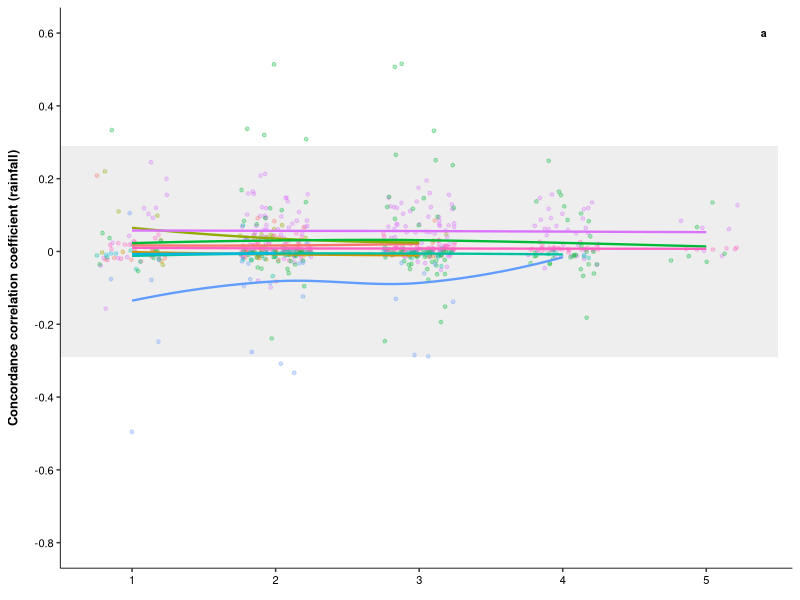
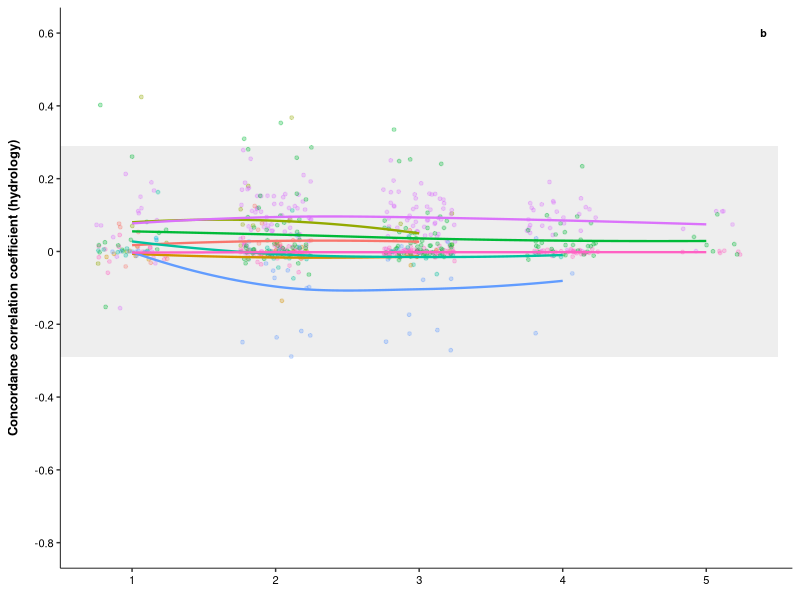

Source code (R) for these figures, in order: (Note: this script raises an error after producing the figures.)

# clean up the environment ------------------------------------------------------------------------------------------------------------

rm(list=ls(all=TRUE))

# load packages -----------------------------------------------------------------------------------------------------------------------

library(tidyverse)
library(grid)
library(gridExtra)

# load data ---------------------------------------------------------------------------------------------------------------------------

concord.out.all <- read_csv( "Data/concord_out_all.csv")
concord.out.all <- filter(concord.out.all, Response != "sqrt.n15.bromeliad.final") #DS added sept 25th to remove redundant N variable

# splitting data frame ---------------------------------------------------------------------------------------------------------------

concord.rain <- filter(concord.out.all, Model == "rain")
concord.hydro <- filter(concord.out.all, Model == "hydro")

# general theme -----------------------------------------------------------------------------------------------------------------------

general_theme <- theme(panel.border = element_blank(),
                       panel.background = element_blank(),
                       axis.title = element_text(face = "bold", size = 9.4, colour = "black"),
                       axis.text = element_text(size = 8, colour = "black"), 
                       axis.line.x = element_line(colour = "black", size = 0.3),
                       axis.line.y = element_line(colour = "black", size = 0.3),
                       panel.grid = element_blank(),
                       axis.title.x = element_text(margin = margin(10, 0, 0, 0)),
                       axis.title.y = element_text(margin = margin(0, 10, 0, 0)))

# panel A -----------------------------------------------------------------------------------------------

panelA <- ggplot(data = concord.rain, mapping = aes(x = Sites, y = CCC, colour = Response)) +
  annotate(geom = "rect", xmin = 0.5, xmax = 5.5, ymin = -0.29, ymax = 0.29, alpha = 0.1, colour = "grey90", size = 0) +
  geom_point(position = position_jitter(width = 0.25), alpha = 0.3, size = 1, stroke = 0.5, show.legend = FALSE) +
  geom_smooth(span = 1.2, show.legend = FALSE, se = FALSE, size = 0.8) +
  scale_y_continuous(name = "Concordance correlation coefficient (rainfall)", 
                     breaks = seq(-0.8, 0.6, by = 0.2),
                     labels = c("-0.8", "-0.6", "-0.4", "-0.2", "0", "0.2", "0.4", "0.6"), limits = c(-0.8, 0.6)) +
  scale_x_continuous(name = "", expand = c(0,0), limits = c(0.5, 5.6)) +
  general_theme +
  theme(plot.margin = unit(c(5.5, 5.5, -10, 5.5), "pt")) +
  annotate(geom = "text", x = 5.4, y = 0.6, label = "a", size = 2.7, fontface = 2)
panelA

# panel B -----------------------------------------------------------------------------------------------

panelB <- ggplot(data = concord.hydro, mapping = aes(x = Sites, y = CCC, colour = Response)) +
  annotate(geom = "rect", xmin = 0.5, xmax = 5.5, ymin = -0.29, ymax = 0.29, alpha = 0.1, colour = "grey90", size = 0) +
  geom_point(position = position_jitter(width = 0.25), alpha = 0.3, size = 1, stroke = 0.5, show.legend = FALSE) +
  geom_smooth(span = 1.2, show.legend = FALSE, se = FALSE, size = 0.8) +
  scale_y_continuous(name = "Concordance correlation coefficient (hydrology)", 
                     breaks = seq(-0.8, 0.6, by = 0.2),
                     labels = c("-0.8", "-0.6", "-0.4", "-0.2", "0", "0.2", "0.4", "0.6"), limits = c(-0.8, 0.6)) +
  scale_x_continuous(name = "", expand = c(0,0), limits = c(0.5, 5.6)) +
  general_theme +
  theme(plot.margin = unit(c(5.5, 5.5, -10, 5.5), "pt")) +
  annotate(geom = "text", x = 5.4, y = 0.6, label = "b", size = 2.7, fontface = 2)
panelB

# saving plot -------------------------------------------------------------------------------------------

ggsave(filename = "figure/figures/Appendix3.pdf", 
       plot = grid.arrange(arrangeGrob(grobs = list(panelA, panelB), ncol = 2), 
                           bottom = textGrob("Number of Sites", 
                                             gp = gpar(fontsize = 9, font = 2), vjust = 0)),
       width = 183, height = 89, units = "mm", dpi = 300)

ggsave(filename = "figure/figures/Appendix3.png", 
       plot = grid.arrange(arrangeGrob(grobs = list(panelA, panelB), ncol = 2), 
                           bottom = textGrob("Number of Sites", 
                                             gp = gpar(fontsize = 9, font = 2), vjust = 0)),
       width = 183, height = 89, units = "mm", dpi = 600)
